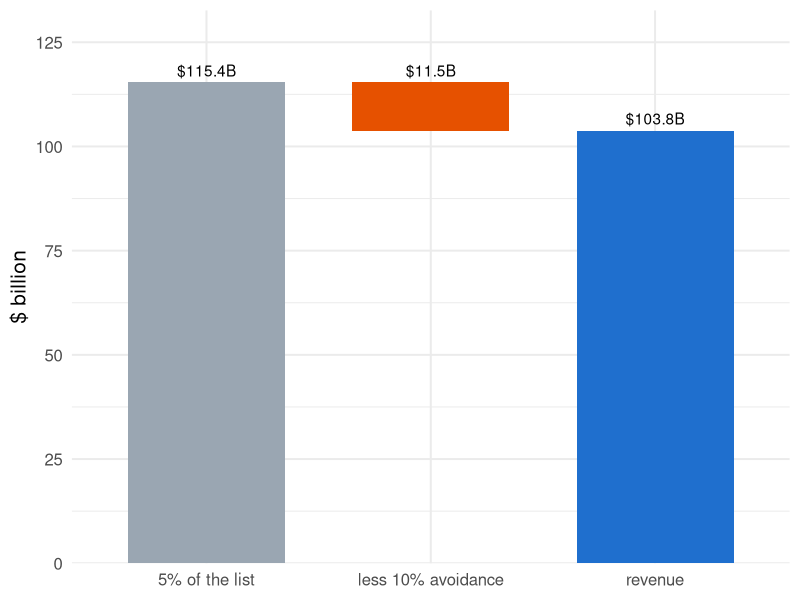
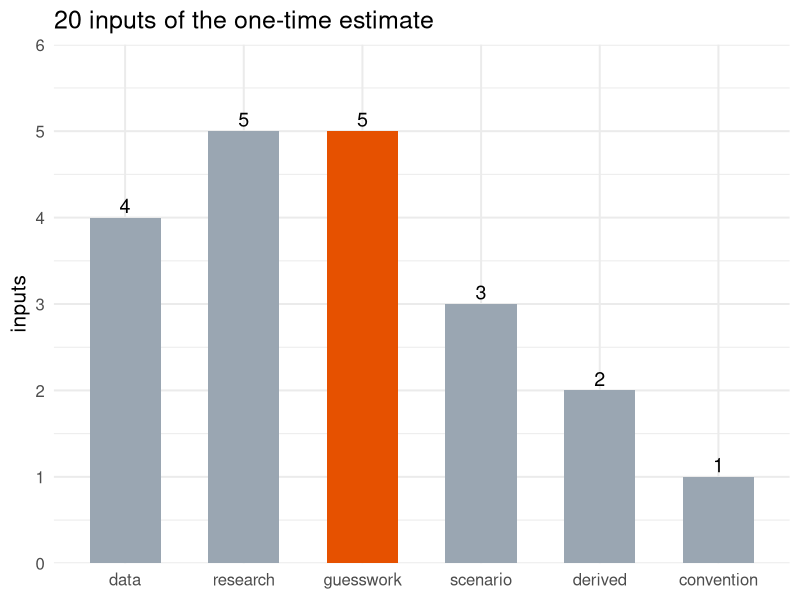
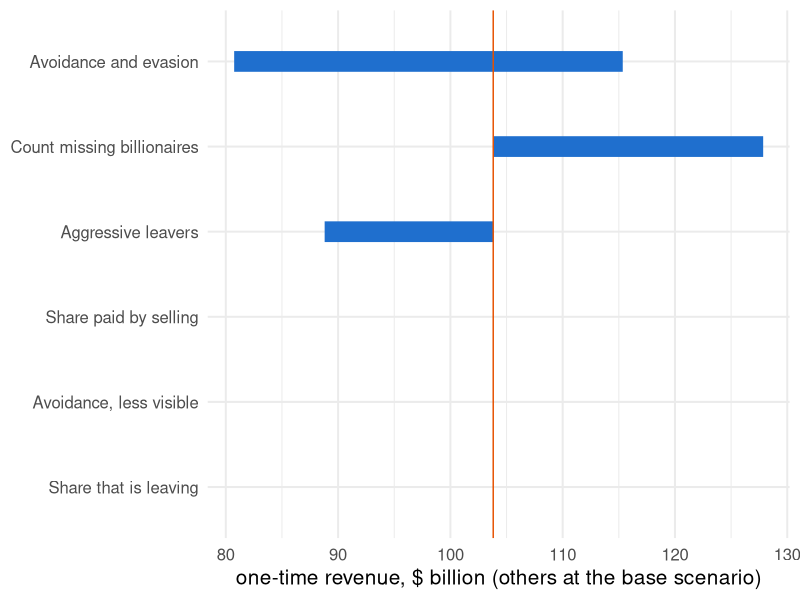

Write R code to recreate these figures, in order.
## ---- chunk 1
knitr::opts_chunk$set(
  echo = FALSE, fig.align = "center",
  fig.width = 10, fig.height = 4.2, dpi = 150,
  message = FALSE, warning = FALSE
)
library(ggplot2)
theme_set(theme_minimal(base_size = 15))

# Every number in this deck is read from the CSVs the targets pipeline writes
# (bsz-analysis/_targets.R: site_tab5_csv, site_inputs_csv,
# site_grid_csv, site_leavers_csv). Nothing below is retyped.
t5  <- read.csv("../data/tab5.csv")
ins <- read.csv("../data/inputs.csv", stringsAsFactors = FALSE)
grd <- read.csv("../data/grid.csv")
lv  <- read.csv("../data/leavers.csv", stringsAsFactors = FALSE)
tst <- read.csv("../data/test-results.csv", stringsAsFactors = FALSE)
W0 <- t5$wealth[1]; n0 <- t5$n_billionaires[1]
C  <- -t5$annual_ca_inctax_loss[1] / 0.05
a  <- t5$avoidance_rate[1]; m <- 0.5   # alpha and the movers' share of it (inputs.csv)
stopifnot(abs(a - 0.10) < 1e-9, abs(-a * m * C - t5$annual_ca_inctax_loss[1]) < 1e-9)
pct <- function(x, d = 0) paste0(formatC(100 * x, format = "f", digits = d), "%")
par <- read.csv("../data/pareto.csv"); ps <- read.csv("../data/pareto-summary.csv")
a_s <- 0.20                       # avoidance for the added, less visible fortunes (inputs.csv)
dW  <- t5$wealth[2] - W0          # wealth row 2 adds to the 1 July base
add_tax <- 0.05 * (1 - a_s) * dW; phase <- 0.025 * ps$fraction_in_phasein * dW
stopifnot(abs(t5$wealth_tax_revenue[1] + add_tax - phase - t5$wealth_tax_revenue[2]) < 1e-6)
bn <- function(x, d = 1) formatC(x, format = "f", digits = d, big.mark = ",")
row1 <- with(grd, avoidance == 0.10 & mobility_share == 0.5 & avoidance_small == 0.2 &
                  abs(sell_share - 1/3) < 1e-9 & pareto == 0 & leavers == 0)
## ---- chunk 2
d <- data.frame(
  step = factor(c("5% of the list", "less 10% avoidance", "revenue"),
                levels = c("5% of the list", "less 10% avoidance", "revenue")),
  value = c(0.05 * W0, -(0.05 * W0 - t5$wealth_tax_revenue[1]), t5$wealth_tax_revenue[1]))
d$start <- c(0, 0.05 * W0, 0); d$end <- d$start + d$value
ggplot(d, aes(x = step, xmin = as.numeric(step) - 0.35, xmax = as.numeric(step) + 0.35,
              ymin = start, ymax = end, fill = step)) +
  geom_rect() +
  geom_text(aes(y = pmax(start, end), label = paste0("$", bn(abs(value)), "B")), vjust = -0.5) +
  scale_y_continuous(expand = expansion(mult = c(0, 0.15))) +
  scale_fill_manual(values = c("#9aa6b2", "#e65100", "#1f6fce"), guide = "none") +
  labs(x = NULL, y = "$ billion")
## ---- chunk 3
x <- par[par$threshold_b %in% c(10, 4.5, 3, 2, 1), ]
x <- x[order(-x$threshold_b), ]
knitr::kable(data.frame(
  Cutoff = paste0("$", x$threshold_b, "B"),
  People = x$n_above_threshold_emp,
  Wealth = bn(x$wealth_above_threshold, 0),
  Average = paste0("$", bn(x$wealth_above_threshold / x$n_above_threshold_emp, 2), "B"),
  b = bn(x$pareto_b_emp, 2)),
  format = "html", align = "lrrrr", table.attr = 'style="font-size:80%"',
  col.names = c("Cutoff", "People above it", "Their wealth, $B", "Average fortune", "b"))
## ---- chunk 4
x <- lv
x$name <- tools::toTitleCase(x$name)
x$timing <- ifelse(grepl("^pre", x$timing), "before 1 Jan", "later")
x$wealth <- bn(x$wealth)
x$annual_inctax_loss <- bn(x$annual_inctax_loss, 3)
names(x) <- c("Person", "Left", "Wealth $B", "Inc. tax lost $B/yr")
knitr::kable(x, format = "html", align = "llrr")
## ---- chunk 5
lev <- c("data", "research", "guesswork", "scenario", "derived", "convention")
cnt <- as.data.frame(table(factor(ins$origin, levels = lev)))
ggplot(cnt, aes(x = Var1, y = Freq, fill = Var1 == "guesswork")) +
  geom_col(width = 0.6) + geom_text(aes(label = Freq), vjust = -0.3, size = 5) +
  scale_y_continuous(expand = expansion(mult = c(0, 0.2))) +
  scale_fill_manual(values = c("#9aa6b2", "#e65100"), guide = "none") +
  labs(x = NULL, y = "inputs", title = paste(nrow(ins), "inputs of the one-time estimate"))
## ---- chunk 6
keys <- c(avoidance = "Avoidance and evasion", mobility_share = "Share that is leaving",
          avoidance_small = "Avoidance, less visible", sell_share = "Share paid by selling",
          pareto = "Count missing billionaires", leavers = "Aggressive leavers")
base <- grd[row1, ]
rows <- do.call(rbind, lapply(names(keys), function(k) {
  keep <- Reduce(`&`, lapply(setdiff(names(keys), k), function(o) abs(grd[[o]] - base[[o]]) < 1e-9))
  data.frame(input = keys[[k]], lo = min(grd$wealth_tax_revenue[keep]),
             hi = max(grd$wealth_tax_revenue[keep]))
}))
rows$input <- factor(rows$input, levels = rows$input[order(rows$hi - rows$lo)])
guess <- c("Avoidance and evasion", "Share that is leaving", "Avoidance, less visible",
           "Share paid by selling", "Aggressive leavers")   # origin labels: data/inputs.csv
movers <- as.character(rows$input[rows$hi - rows$lo > 1e-9 & rows$input %in% guess])
ggplot(rows, aes(y = input)) +
  geom_segment(aes(x = lo, xend = hi, yend = input), linewidth = 7, colour = "#1f6fce") +
  geom_vline(xintercept = base$wealth_tax_revenue, colour = "#e65100") +
  labs(x = "one-time revenue, $ billion (others at the base scenario)", y = NULL)
## ---- chunk 7
# Present value of the yearly loss, as on the reconciliation page (comparison/R/model.R):
# loss x E_r[annuity(r, H)], r ~ U[1.5%, 4.5%]. The annuity factors are read from the
# comparison export and checked against its own present values for rows 1 and 3.
ls_ <- read.csv("../../../comparison/export/r/loss.csv")
f5  <- with(ls_[ls_$source_id == "lao_upper", ], pv_5yr / annual_loss)
loss <- -t5$annual_ca_inctax_loss
stopifnot(abs(loss[1] * f5  - ls_$pv_5yr[ls_$source_id == "bsz_row1"]) < 1e-9,
          abs(loss[3] * f5  - ls_$pv_5yr[ls_$source_id == "bsz_row3"]) < 1e-9)
lab <- c("Base", "Missing billionaires", "Leavers", "Combined")
d <- data.frame(
  Scenario = lab,
  wt = paste0("$", bn(t5$wealth_tax_revenue, 1), "B"),
  it = paste0("+$", bn(t5$extra_ca_inctax_sales, 2), "B"),
  l5 = paste0("&minus;$", bn(loss * f5, 2), "B"),
  tot = paste0("$", bn(t5$wealth_tax_revenue + t5$extra_ca_inctax_sales - loss * f5, 1), "B"))
en <- read.csv("../../../comparison/export/r/ends.csv")
stopifnot(abs(t5$wealth_tax_revenue[1] + t5$extra_ca_inctax_sales[1] - loss[1] * f5 -
              en$bsz_model[en$horizon_setting == "own" & en$output == "b"]) < 1e-9)
d[1, ] <- paste0("<b>", d[1, ], "</b>")
knitr::kable(d, format = "html", escape = FALSE, align = "lrrrr",
  col.names = c("Scenario", "Wealth tax collected<br>(once)",
                "Extra income tax<br>from selling assets<br>(once)",
                "Income tax lost<br>(present value, 5 years)",
                "<b>Total</b>"))
